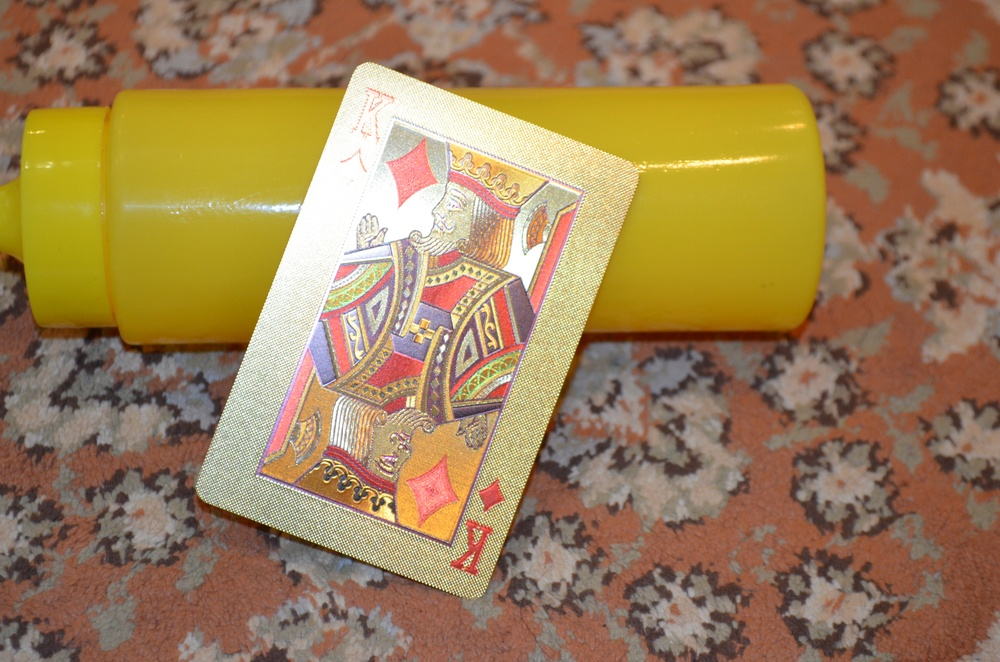
%> input picture dataset/images/DSC_0246.JPG, 1000 x 662 px, shrunk from 4928 x 3264 before the run
$ octave --eval "result = correctImageRotation(imread('../dataset/images/DSC_0246.JPG'));"   (GNU Octave 9; MATLAB toolbox functions it lacks are replaced by stand-ins)
%> lines starting %> are read from the running program, lines starting %| are printed output that depends on the picture; in (x1, y1, x2, y2) boxes, pixels count from 0 and x2, y2 are one past the last pixel; in counts of white or black regions, pixels touching at a corner belong together; the program's own positions count from 1
function finalImage = correctImageRotation(inputImage)

    if(numel(size(inputImage))>=3)
        grayImage = rgb2gray(inputImage);
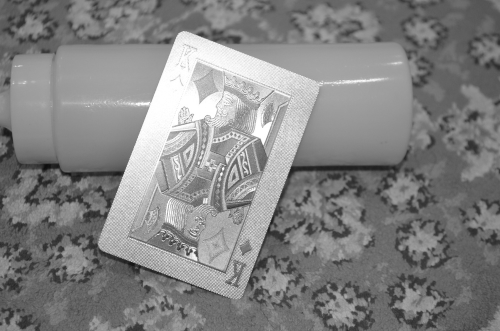
%> grayImage: size 662x1000 uint8 (shown at 1/2 size); min 10, max 255, mean 130.8
        %grayImage = imadjust(grayImage, [0, .90]);
    else
        grayImage = inputImage;
    end

    bwTestingImage = medfilt2(grayImage);
    BW = edge(bwTestingImage, 'canny');
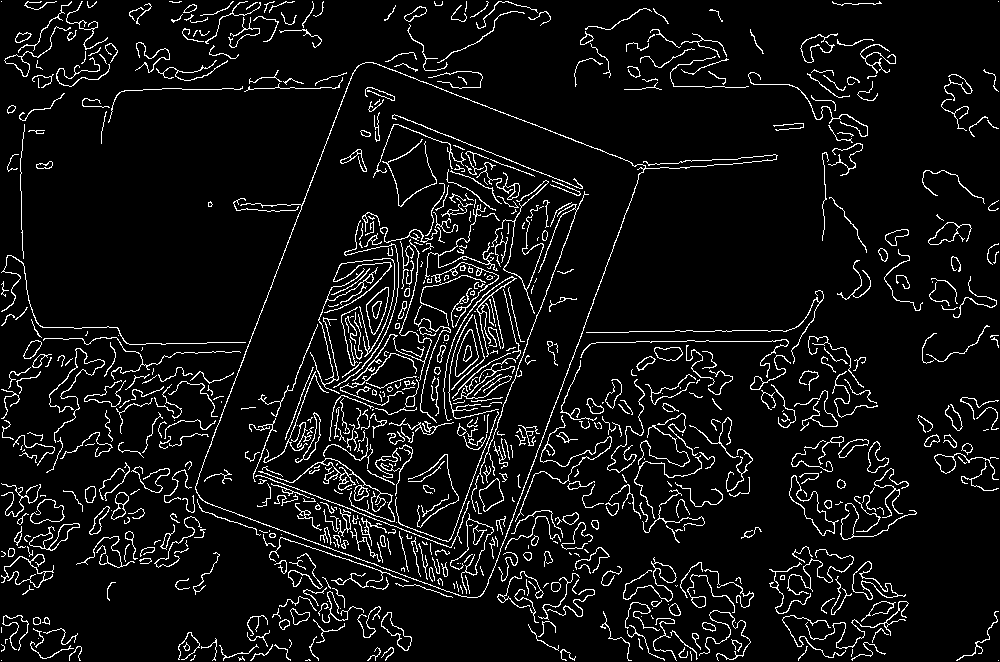
%> BW: size 662x1000 logical; 7% white in thin lines or dots

    [H,theta,rho] = hough(BW);
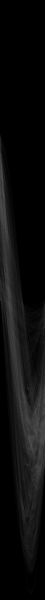
%> H: size 2397x180 double (shown at 1/4 size); min 0, max 379, mean 19.4; drawn with min black and max white
%> theta = 180 values from -90 to 89; rho = 2397 values from -1198 to 1198
    P = houghpeaks(H,2,'threshold',ceil(0.05*max(H(:))));
%> P = [1554 112; 797 21]

    x = theta(P(:,2));
%> x = [21 -70]
    y = rho(P(:,1));
%> y = [355 -402]

    lines = houghlines(BW,theta,rho,P,'FillGap',5,'MinLength',25);
%> lines = 5 lines; point1 to point2 (x, y): (206, 503) to (464, 597), (253, 334) to (310, 188), (311, 183) to (333, 128), (228, 399) to (245, 357), (202, 469) to (212, 443)
    figure, imshow(inputImage), hold on
    max_len = 0;
    max_th = 0;
    max_index = -1;
    for k = 1:length(lines)
       xy = [lines(k).point1; lines(k).point2];
       th = lines(k).theta;

        plot(xy(:,1),xy(:,2),'LineWidth',1,'Color','yellow');

       % Determine the endpoints of the longest line segment
       len = norm(lines(k).point1 - lines(k).point2);
       if ( len > max_len)
          max_len = len;
          xy_long = xy;
          max_th = th;
          max_index = k;
       end
    end
%> this loop made 5 passes
%> (th, len, max_len, xy_long, max_th) on passes 1, 2, 3, 5: (21, 27.86, 27.86, [202 469; 212 443], 21), (21, 45.31, 45.31, [228 399; 245 357], 21), (21, 156.7, 156.7, [253 334; 310 188], 21), (-70, 274.6, 274.6, [206 503; 464 597], -70)

    if ~exist('xy_long', 'var')
        finalImage = inputImage;
        return;
    end

    second_len = 0;
    xy_second = xy_long;
%> xy_second = [206 503; 464 597]
    for k = 1:length(lines)
       xy = [lines(k).point1; lines(k).point2];
       th = lines(k).theta;

       % Determine the endpoints of the second longest line segment
       len = norm(lines(k).point1 - lines(k).point2);
       if ((len > second_len) && (k ~= max_index))
          second_len = len;
          xy_second = xy;
       end
    end
%> this loop made 5 passes
%> (th, len, second_len, xy_second) on passes 1 to 3: (21, 27.86, 27.86, [202 469; 212 443]), (21, 45.31, 45.31, [228 399; 245 357]), (21, 156.7, 156.7, [253 334; 310 188])

    % highlight the longest line segment
    plot(xy_long(:,1),xy_long(:,2),'LineWidth',2,'Color','red');
    plot(xy_second(:,1),xy_second(:,2),'LineWidth',2,'Color','red');

    centerLongX = sum(xy_long(:,1)) / 2;
%> centerLongX = 335
    centerLongY = sum(xy_long(:,2)) / 2;
%> centerLongY = 550

    centerShortX = sum(xy_second(:,1)) / 2;
%> centerShortX = 281.5
    centerShortY = sum(xy_second(:,2)) / 2;
%> centerShortY = 261

    centerX = (centerLongX + centerShortX)/2;
%> centerX = 308.2
    centerY = (centerLongY + centerShortY)/2;
%> centerY = 405.5

    plot(centerX,centerY, 'r+', 'MarkerSize',30,'LineWidth', 2, 'Color','yellow');
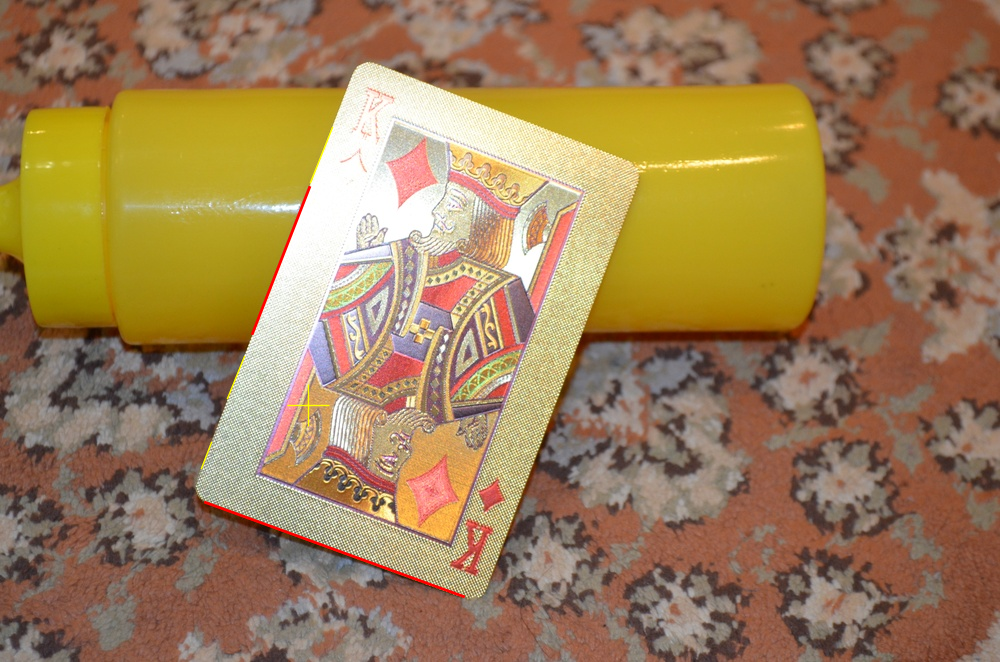
%> figure redrawn from the program's plot data

%> (the run ends here)
